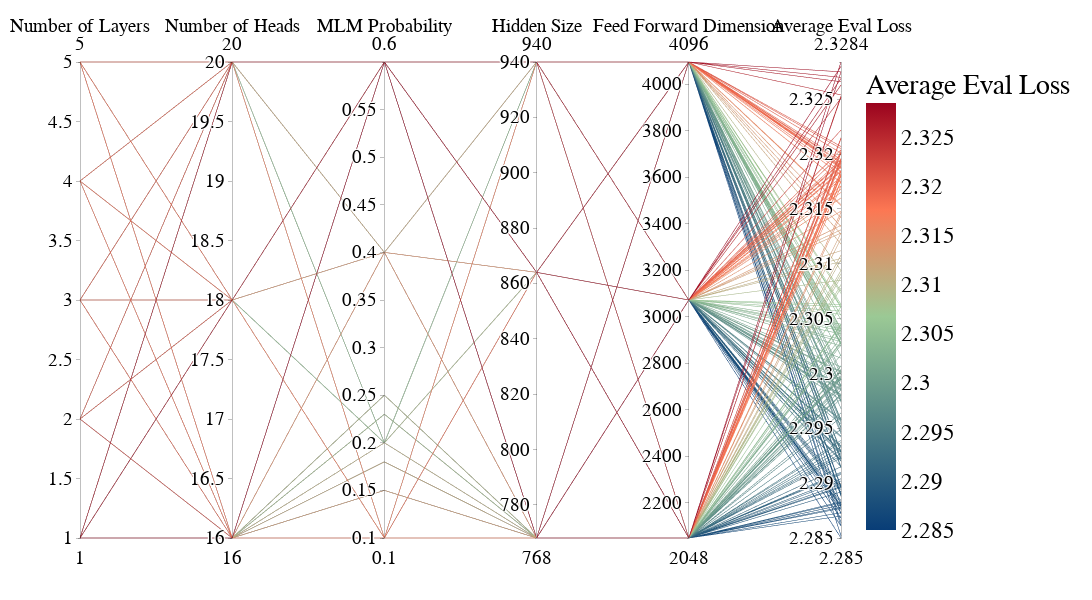

Write notebook code for a chart like this one.
### Code cell
hyperparameter_summary_file = "hyperparamData/fiveFoldSummary2.csv"
df = pd.read_csv(hyperparameter_summary_file)

# Drop fixed param and fold
df = df.drop(columns=["batch_size", "fold"])

# Average over folds
df_avg = (
    df.groupby(["n_layers", "n_heads", "mlm_prob", "hidden_size", "d_ff"], as_index=False)
      .mean()
)

# Rename columns for display
df_avg = df_avg.rename(columns={
    "n_layers": "Number of Layers",
    "n_heads": "Number of Heads",
    "mlm_prob": "MLM Probability",
    "hidden_size": "Hidden Size",
    "d_ff": "Feed Forward Dimension",
    "avg_eval_loss": "Average Eval Loss"
})

df_avg["Average Eval Loss"] = df_avg["Average Eval Loss"].round(4)

# Custom color scale
custom_colors = [
    [0.0, "#083D77"],
    [0.5, "#9BC995"],
    [0.75, "#FC7753"],
    [1.0, "#9A031E"]
]

# Parallel coordinates plot with previous sizing/style
fig = px.parallel_coordinates(
    df_avg,
    color="Average Eval Loss",
    dimensions=[
        "Number of Layers",
        "Number of Heads",
        "MLM Probability",
        "Hidden Size",
        "Feed Forward Dimension",
        "Average Eval Loss"
    ],
    color_continuous_scale=custom_colors,
    range_color=[df_avg["Average Eval Loss"].min(), df_avg["Average Eval Loss"].max()]
)

fig.update_layout(
    autosize=False,
    width=1400,
     height=600,
    margin=dict(l=80, r=60, t=60, b=60),
    plot_bgcolor="white",
    font=dict(family="Arial", size=23, color="black")
)

fig.show()

### Figure 1 — Plotly figure (JSON) as saved in the notebook; plotly's stock layout.template omitted (floating-point values rounded to 4 significant figures; data arrays with more than 128 entries replaced by an {"elided": "..."} marker saying what was removed)
{"data": [{"dimensions": [{"label": "Number of Layers", "values": {"elided": "276 int values"}}, {"label": "Number of Heads", "values": {"elided": "276 int values"}}, {"label": "MLM Probability", "values": {"elided": "276 float values"}}, {"label": "Hidden Size", "values": {"elided": "276 int values"}}, {"label": "Feed Forward Dimension", "values": {"elided": "276 int values"}}, {"label": "Average Eval Loss", "values": {"elided": "276 float values"}}], "domain": {"x": [0, 1], "y": [0, 1]}, "line": {"color": {"elided": "276 float values"}, "coloraxis": "coloraxis"}, "name": "", "type": "parcoords"}], "layout": {"autosize": false, "coloraxis": {"cmax": 2.328, "cmin": 2.285, "colorbar": {"title": {"text": "Average Eval Loss"}}, "colorscale": [[0, "#083D77"], [0.5, "#9BC995"], [0.75, "#FC7753"], [1, "#9A031E"]]}, "font": {"color": "black", "family": "Arial", "size": 23}, "height": 600, "legend": {"tracegroupgap": 0}, "margin": {"b": 60, "l": 80, "r": 60, "t": 60}, "plot_bgcolor": "white", "width": 1400}}
